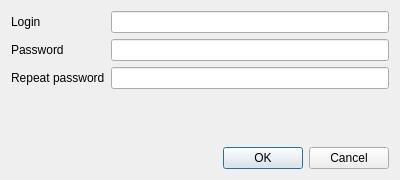
<?xml version="1.0" encoding="UTF-8"?>
<ui version="4.0">
 <class>RegisterDialog</class>
 <widget class="QDialog" name="RegisterDialog">
  <property name="geometry">
   <rect>
    <x>0</x>
    <y>0</y>
    <width>400</width>
    <height>180</height>
   </rect>
  </property>
  <property name="windowTitle">
   <string>Dialog</string>
  </property>
  <layout class="QGridLayout" name="gridLayout">
   <item row="0" column="0">
    <layout class="QFormLayout" name="formLayout">
     <item row="0" column="0">
      <widget class="QLabel" name="label">
       <property name="text">
        <string>Login</string>
       </property>
      </widget>
     </item>
     <item row="1" column="0">
      <widget class="QLabel" name="label_2">
       <property name="text">
        <string>Password</string>
       </property>
      </widget>
     </item>
     <item row="2" column="0">
      <widget class="QLabel" name="label_3">
       <property name="text">
        <string>Repeat password</string>
       </property>
      </widget>
     </item>
     <item row="0" column="1">
      <widget class="QLineEdit" name="loginEl"/>
     </item>
     <item row="1" column="1">
      <widget class="QLineEdit" name="passEl">
       <property name="echoMode">
        <enum>QLineEdit::Password</enum>
       </property>
      </widget>
     </item>
     <item row="2" column="1">
      <widget class="QLineEdit" name="pass2El">
       <property name="echoMode">
        <enum>QLineEdit::Password</enum>
       </property>
      </widget>
     </item>
    </layout>
   </item>
   <item row="1" column="0">
    <widget class="QDialogButtonBox" name="buttonBox">
     <property name="orientation">
      <enum>Qt::Horizontal</enum>
     </property>
     <property name="standardButtons">
      <set>QDialogButtonBox::Cancel|QDialogButtonBox::Ok</set>
     </property>
    </widget>
   </item>
  </layout>
 </widget>
 <resources/>
 <connections>
  <connection>
   <sender>buttonBox</sender>
   <signal>accepted()</signal>
   <receiver>RegisterDialog</receiver>
   <slot>accept()</slot>
   <hints>
    <hint type="sourcelabel">
     <x>248</x>
     <y>254</y>
    </hint>
    <hint type="destinationlabel">
     <x>157</x>
     <y>274</y>
    </hint>
   </hints>
  </connection>
  <connection>
   <sender>buttonBox</sender>
   <signal>rejected()</signal>
   <receiver>RegisterDialog</receiver>
   <slot>reject()</slot>
   <hints>
    <hint type="sourcelabel">
     <x>316</x>
     <y>260</y>
    </hint>
    <hint type="destinationlabel">
     <x>286</x>
     <y>274</y>
    </hint>
   </hints>
  </connection>
 </connections>
</ui>
